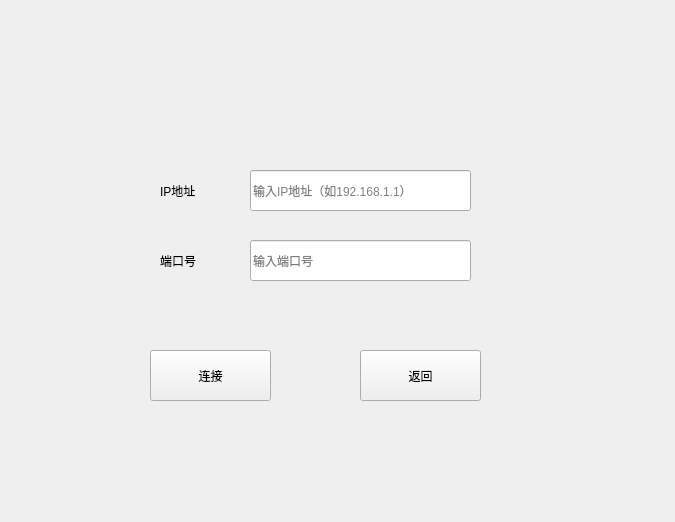
<?xml version="1.0" encoding="UTF-8"?>
<ui version="4.0">
 <class>networkdialog</class>
 <widget class="QWidget" name="networkdialog">
  <property name="geometry">
   <rect>
    <x>0</x>
    <y>0</y>
    <width>675</width>
    <height>522</height>
   </rect>
  </property>
  <property name="windowTitle">
   <string>Form</string>
  </property>
  <widget class="QPushButton" name="pushButton">
   <property name="geometry">
    <rect>
     <x>150</x>
     <y>350</y>
     <width>121</width>
     <height>51</height>
    </rect>
   </property>
   <property name="text">
    <string>连接</string>
   </property>
  </widget>
  <widget class="QPushButton" name="cancel_pushButton">
   <property name="geometry">
    <rect>
     <x>360</x>
     <y>350</y>
     <width>121</width>
     <height>51</height>
    </rect>
   </property>
   <property name="text">
    <string>返回</string>
   </property>
  </widget>
  <widget class="QLineEdit" name="ip_lineEdit">
   <property name="geometry">
    <rect>
     <x>250</x>
     <y>170</y>
     <width>221</width>
     <height>41</height>
    </rect>
   </property>
   <property name="placeholderText">
    <string>输入IP地址（如192.168.1.1）</string>
   </property>
  </widget>
  <widget class="QLineEdit" name="port_lineEdit">
   <property name="geometry">
    <rect>
     <x>250</x>
     <y>240</y>
     <width>221</width>
     <height>41</height>
    </rect>
   </property>
   <property name="text">
    <string/>
   </property>
   <property name="frame">
    <bool>true</bool>
   </property>
   <property name="placeholderText">
    <string>输入端口号</string>
   </property>
  </widget>
  <widget class="QLabel" name="label_2">
   <property name="geometry">
    <rect>
     <x>160</x>
     <y>170</y>
     <width>91</width>
     <height>41</height>
    </rect>
   </property>
   <property name="text">
    <string>IP地址</string>
   </property>
  </widget>
  <widget class="QLabel" name="label_3">
   <property name="geometry">
    <rect>
     <x>160</x>
     <y>240</y>
     <width>91</width>
     <height>41</height>
    </rect>
   </property>
   <property name="text">
    <string>端口号</string>
   </property>
  </widget>
 </widget>
 <resources/>
 <connections/>
</ui>
